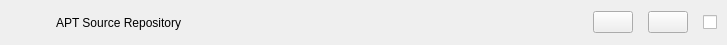
<?xml version="1.0" encoding="UTF-8"?>
<ui version="4.0">
 <class>APTSourceRepositoryItem</class>
 <widget class="QWidget" name="APTSourceRepositoryItem">
  <property name="geometry">
   <rect>
    <x>0</x>
    <y>0</y>
    <width>727</width>
    <height>45</height>
   </rect>
  </property>
  <property name="sizePolicy">
   <sizepolicy hsizetype="Preferred" vsizetype="Expanding">
    <horstretch>0</horstretch>
    <verstretch>0</verstretch>
   </sizepolicy>
  </property>
  <property name="minimumSize">
   <size>
    <width>0</width>
    <height>45</height>
   </size>
  </property>
  <property name="maximumSize">
   <size>
    <width>16777215</width>
    <height>45</height>
   </size>
  </property>
  <property name="windowTitle">
   <string/>
  </property>
  <layout class="QVBoxLayout" name="verticalLayout">
   <property name="spacing">
    <number>0</number>
   </property>
   <property name="leftMargin">
    <number>0</number>
   </property>
   <property name="topMargin">
    <number>0</number>
   </property>
   <property name="rightMargin">
    <number>0</number>
   </property>
   <property name="bottomMargin">
    <number>0</number>
   </property>
   <item>
    <widget class="QWidget" name="aptSourceRepositoryItemWidget" native="true">
     <property name="sizePolicy">
      <sizepolicy hsizetype="Expanding" vsizetype="Expanding">
       <horstretch>0</horstretch>
       <verstretch>0</verstretch>
      </sizepolicy>
     </property>
     <property name="cursor">
      <cursorShape>ArrowCursor</cursorShape>
     </property>
     <layout class="QHBoxLayout" name="startupAppLayout">
      <property name="spacing">
       <number>15</number>
      </property>
      <property name="leftMargin">
       <number>15</number>
      </property>
      <property name="topMargin">
       <number>10</number>
      </property>
      <property name="rightMargin">
       <number>10</number>
      </property>
      <property name="bottomMargin">
       <number>10</number>
      </property>
      <item>
       <widget class="QLabel" name="aptSourceIcon">
        <property name="minimumSize">
         <size>
          <width>26</width>
          <height>26</height>
         </size>
        </property>
        <property name="maximumSize">
         <size>
          <width>26</width>
          <height>26</height>
         </size>
        </property>
        <property name="text">
         <string/>
        </property>
        <property name="scaledContents">
         <bool>true</bool>
        </property>
       </widget>
      </item>
      <item>
       <widget class="QLabel" name="aptSourceRepositoryName">
        <property name="text">
         <string notr="true">APT Source Repository</string>
        </property>
       </widget>
      </item>
      <item>
       <spacer name="horizontalSpacer">
        <property name="orientation">
         <enum>Qt::Horizontal</enum>
        </property>
        <property name="sizeHint" stdset="0">
         <size>
          <width>0</width>
          <height>20</height>
         </size>
        </property>
       </spacer>
      </item>
      <item>
       <widget class="QPushButton" name="editAptSourceBtn">
        <property name="cursor">
         <cursorShape>PointingHandCursor</cursorShape>
        </property>
        <property name="focusPolicy">
         <enum>Qt::NoFocus</enum>
        </property>
        <property name="text">
         <string/>
        </property>
        <property name="iconSize">
         <size>
          <width>18</width>
          <height>20</height>
         </size>
        </property>
       </widget>
      </item>
      <item>
       <widget class="QPushButton" name="deleteAptSourceBtn">
        <property name="cursor">
         <cursorShape>PointingHandCursor</cursorShape>
        </property>
        <property name="focusPolicy">
         <enum>Qt::NoFocus</enum>
        </property>
        <property name="text">
         <string/>
        </property>
        <property name="iconSize">
         <size>
          <width>22</width>
          <height>22</height>
         </size>
        </property>
       </widget>
      </item>
      <item>
       <widget class="QCheckBox" name="aptSourceCheck">
        <property name="cursor">
         <cursorShape>PointingHandCursor</cursorShape>
        </property>
        <property name="focusPolicy">
         <enum>Qt::NoFocus</enum>
        </property>
        <property name="styleSheet">
         <string notr="true"/>
        </property>
        <property name="iconSize">
         <size>
          <width>45</width>
          <height>23</height>
         </size>
        </property>
       </widget>
      </item>
     </layout>
    </widget>
   </item>
  </layout>
 </widget>
 <resources/>
 <connections/>
</ui>
